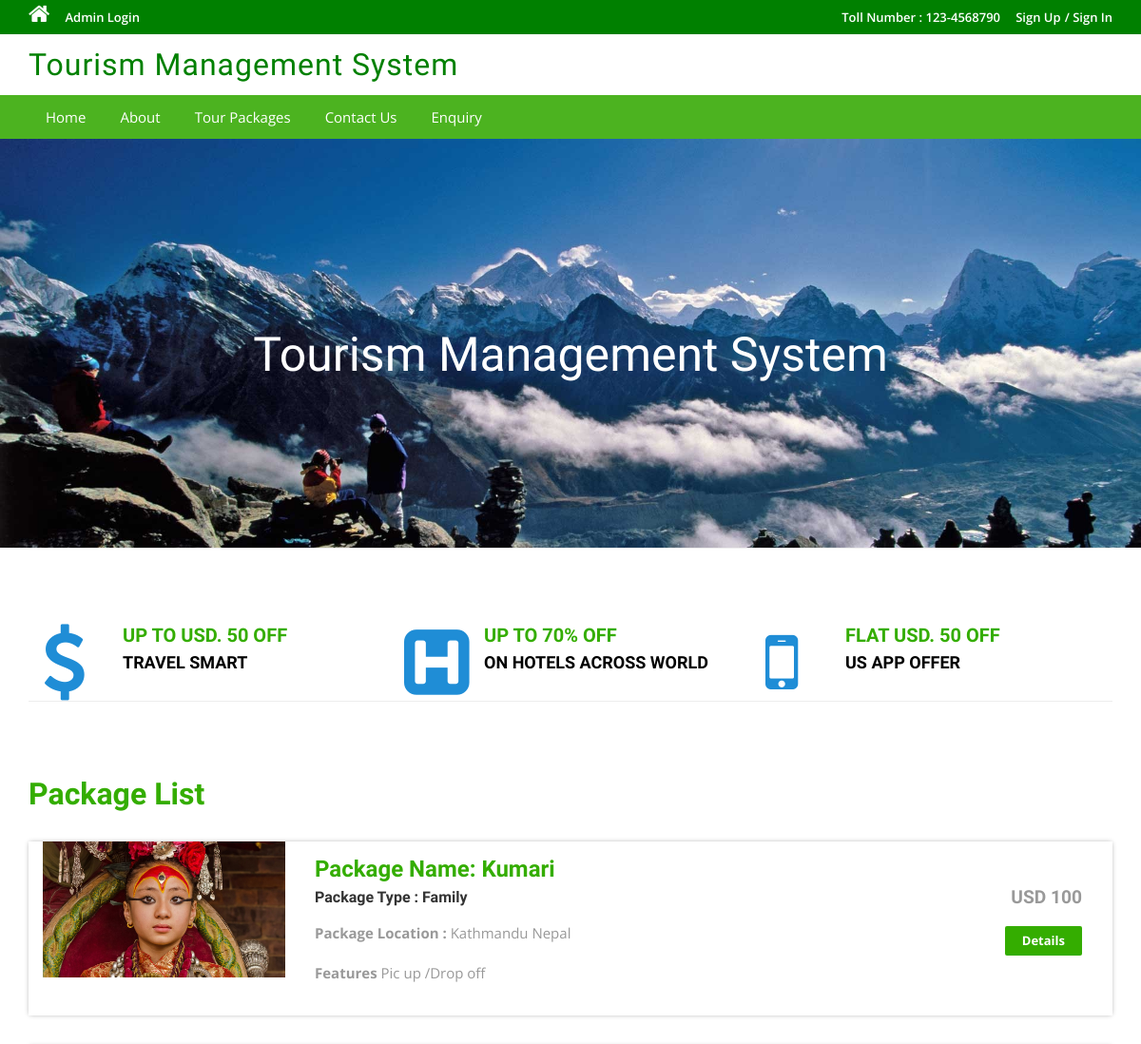
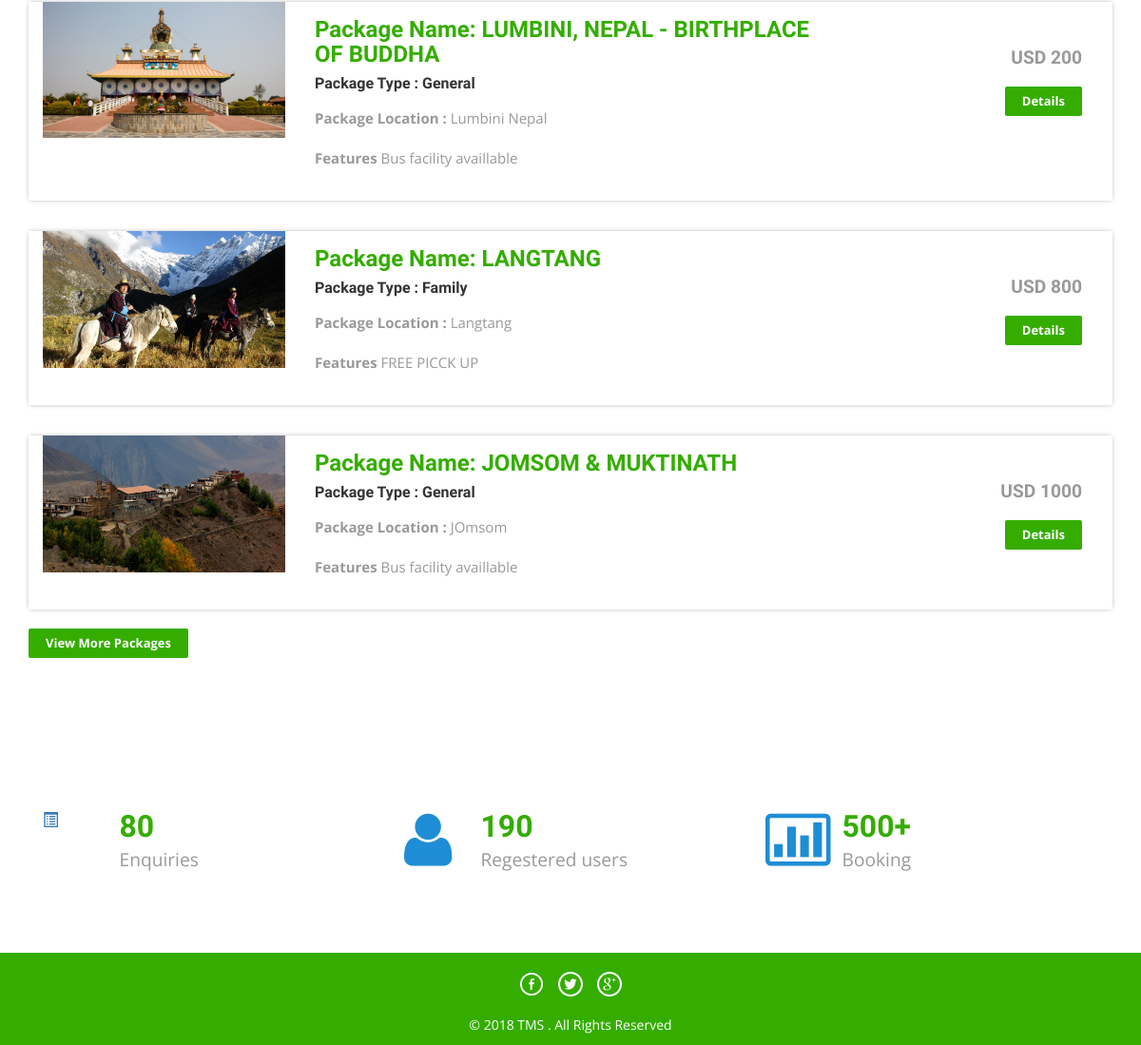
The page / on the database its author committed (2 pictures, top to bottom).
### tables this page shows
CREATE TABLE `tbltourpackages` (
  `PackageId` int(11) NOT NULL,
  `PackageName` varchar(200) NOT NULL,
  `PackageType` varchar(150) NOT NULL,
  `PackageLocation` varchar(100) NOT NULL,
  `PackagePrice` int(11) NOT NULL,
  `PackageFetures` varchar(255) NOT NULL,
  `PackageDetails` mediumtext NOT NULL,
  `PackageImage` varchar(100) NOT NULL,
  `Creationdate` timestamp NOT NULL DEFAULT CURRENT_TIMESTAMP,
  `UpdationDate` timestamp NULL DEFAULT '0000-00-00 00:00:00' ON UPDATE CURRENT_TIMESTAMP
);

### index.php (the view, shortened to what this page needs)
<?php
include('includes/config.php');
?>
<!DOCTYPE HTML>
<html>
<head>
<link href="css/bootstrap.css" rel='stylesheet' type='text/css' />
<link href="css/style.css" rel='stylesheet' type='text/css' />
<link href="css/font-awesome.css" rel="stylesheet">
<link href="css/animate.css" rel="stylesheet" type="text/css" media="all">
</head>
<body>
<?php include('includes/header.php');?>
<div class="banner">
	<div class="container">
		<h1 class="wow zoomIn animated animated" data-wow-delay=".5s" style="visibility: visible; animation-delay: 0.5s; animation-name: zoomIn;"> Tourism Management System</h1>
	</div>
</div>
<div class="container">
	<div class="rupes">
		<div class="col-md-4 rupes-left wow fadeInDown animated animated" data-wow-delay=".5s" style="visibility: visible; animation-delay: 0.5s; animation-name: fadeInDown;">
			<div class="rup-left">
				<a href="#"><i class="fa fa-usd"></i></a>
			</div>
			<div class="rup-rgt">
				<h3>UP TO USD. 50 OFF</h3>
				<h4><a href="#">TRAVEL SMART</a></h4>
			</div>
				<div class="clearfix"></div>
		</div>
		<div class="col-md-4 rupes-left wow fadeInDown animated animated" data-wow-delay=".5s" style="visibility: visible; animation-delay: 0.5s; animation-name: fadeInDown;">
			<div class="rup-left">
				<a href="#"><i class="fa fa-h-square"></i></a>
			</div>
			<div class="rup-rgt">
				<h3>UP TO 70% OFF</h3>
				<h4><a href="#">ON HOTELS ACROSS WORLD</a></h4>
			</div>
				<div class="clearfix"></div>
		</div>
		<div class="col-md-4 rupes-left wow fadeInDown animated animated" data-wow-delay=".5s" style="visibility: visible; animation-delay: 0.5s; animation-name: fadeInDown;">
			<div class="rup-left">
				<a href="offers.html"><i class="fa fa-mobile"></i></a>
			</div>
			<div class="rup-rgt">
				<h3>FLAT USD. 50 OFF</h3>
				<h4><a href="offers.html">US APP OFFER</a></h4>
			</div>
				<div class="clearfix"></div>
		</div>
	</div>
</div>
<div class="container">
	<div class="holiday">
	<h3>Package List</h3>
<?php $sql = "SELECT * from tbltourpackages order by rand() limit 4";
$query = $dbh->prepare($sql);
$query->execute();
$results=$query->fetchAll(PDO::FETCH_OBJ);
if($query->rowCount() > 0)
{
foreach($results as $result)
{	?>
			<div class="rom-btm">
				<div class="col-md-3 room-left wow fadeInLeft animated" data-wow-delay=".5s">
					<img src="admin/pacakgeimages/<?php echo htmlentities($result->PackageImage);?>" class="img-responsive" alt="">
				</div>
				<div class="col-md-6 room-midle wow fadeInUp animated" data-wow-delay=".5s">
					<h4>Package Name: <?php echo htmlentities($result->PackageName);?></h4>
					<h6>Package Type : <?php echo htmlentities($result->PackageType);?></h6>
					<p><b>Package Location :</b> <?php echo htmlentities($result->PackageLocation);?></p>
					<p><b>Features</b> <?php echo htmlentities($result->PackageFetures);?></p>
				</div>
				<div class="col-md-3 room-right wow fadeInRight animated" data-wow-delay=".5s">
					<h5>USD <?php echo htmlentities($result->PackagePrice);?></h5>
					<a href="package-details.php?pkgid=<?php echo htmlentities($result->PackageId);?>" class="view">Details</a>
				</div>
				<div class="clearfix"></div>
			</div>
<?php }} ?>
<div><a href="package-list.php" class="view">View More Packages</a></div>
</div>
	</div>
<div class="routes">
	<div class="container">
		<div class="col-md-4 routes-left wow fadeInRight animated" data-wow-delay=".5s">
			<div class="rou-left">
				<a href="#"><i class="glyphicon glyphicon-list-alt"></i></a>
			</div>
			<div class="rou-rgt wow fadeInDown animated" data-wow-delay=".5s">
				<h3>80</h3>
				<p>Enquiries</p>
			</div>
				<div class="clearfix"></div>
		</div>
		<div class="col-md-4 routes-left">
			<div class="rou-left">
				<a href="#"><i class="fa fa-user"></i></a>
			</div>
			<div class="rou-rgt">
				<h3>190</h3>
				<p>Regestered users</p>
			</div>
				<div class="clearfix"></div>
		</div>
		<div class="col-md-4 routes-left wow fadeInRight animated" data-wow-delay=".5s">
			<div class="rou-left">
				<a href="#"><i class="fa fa-ticket"></i></a>
			</div>
			<div class="rou-rgt">
				<h3>500+</h3>
				<p>Booking</p>
			</div>
				<div class="clearfix"></div>
		</div>
		<div class="clearfix"></div>
	</div>
</div>
<?php include('includes/footer.php');?>
</body>
</html>

### css/style.css (style rules this page uses)
html, body { font-size: 100%; background: #fff; font-family: 'Open Sans', sans-serif; }
body a,.grid_1,plan_1,plan_1.one,plan_1.two,i.icon1, i.icon2, i.icon3, i.icon4, i.icon5, i.icon6 { transition:0.5s all; -webkit-transition:0.5s all; -moz-transition:0.5s all; -o-transition:0.5s all; -ms-transition:0.5s all; }
h1,h2,h3,h4,h5,h6 { margin:0; font-family: 'Roboto Condensed', sans-serif; }
p { margin:0; }
.banner { background: url(../images/3.jpg)no-repeat; background-size: cover; -webkit-background-size: cover; -o-background-size: cover; -ms-background-size: cover; -moz-background-size: cover; min-height: 430px; }
.banner h1 { font-size: 50px; margin-bottom: 40px; padding: 4em 0 0; text-align: center; color: #ffffff; }
.rup-left { float: left; width: 24%; }
.rup-rgt { float: left; width: 76%; }
.rupes { padding: 5em 0; border-top: 1px solid rgba(236, 236, 236, 0.9); border-bottom: 1px solid rgba(236, 236, 236, 0.9); }
i.fa.fa-usd { font-size: 5em; color: #1f8dd6; }
i.fa.fa-h-square { font-size: 5em; color: #1f8dd6; }
i.fa.fa-mobile { font-size:5em; color: #1f8dd6; }
.rupes h3 { font-size: 20px; color: #34ad00; font-weight: 700; }
.rupes h4 { font-size: 18px; margin: 8px 0; font-weight: 700; }
.rupes h4 a { color: #000000; }
.rup-left a { display: inline-block; }
.routes { padding: 5em 0; }
.rou-left { float: left; width: 23%; }
.rou-rgt { float: left; width: 70%; }
i.fa.fa-truck,i.fa.fa-user,i.fa.fa-ticket { font-size: 4em; color:#1f8dd6; }
.routes h3 { font-size: 2em; font-weight: 700; color: #34ad00; }
.routes p { font-size: 1.2em; color: #999; line-height: 1.8em; }
.holiday { padding: 5em 0; }
.holiday h3 { font-size: 2em; font-weight: 700; color: #34ad00; }
.holiday p { font-size: 1.2em; line-height: 1.8em; margin: 1em 0; color: #999; }
a.view { padding: 6px 18px; font-weight: 700; color: #fff; background-color: #34ad00; border: 0; font-size: 13px; border-radius: 2px; -webkit-transition: all .2s; -moz-transition: all .2s; transition: all .2s; margin-top: 20px; display: inline-block; }
.rom-btm { margin-top: 2em; box-shadow: 0px 0px 5px -1px rgba(0, 0, 0, 0.37); }
.rom-btm h4 { font-size: 1.5em; font-weight: 700; color: #34ad00; }
.rom-btm p { font-size: 15px; color: #999; }
.rom-btm h6 { font-size: 1em; font-weight: 700; margin: 0.5em 0; }
.room-right { text-align: right; padding: 3em 2em; }
.room-midle { padding: 1em; }
.rom-btm h5 { font-size: 1.2em; font-weight: 700; color: #999; }
.glyphicon { position: relative; top: 1px; display: inline-block; font-family: 'Glyphicons Halflings'; font-style: normal; font-weight: normal; line-height: 1; -webkit-font-smoothing: antialiased; -moz-osx-font-smoothing: grayscale; }

### rows shown on the page
tbltourpackages: PackageImage (picture), PackageName "Kumari", PackageType "Family", PackageLocation "Kathmandu Nepal", PackageFetures "Pic up /Drop off", PackagePrice "100"
tbltourpackages: PackageImage (picture), PackageName "LUMBINI, NEPAL - BIRTHPLACE OF BUDDHA", PackageType "General", PackageLocation "Lumbini Nepal", PackageFetures "Bus facility availlable", PackagePrice "200"
tbltourpackages: PackageImage (picture), PackageName "LANGTANG", PackageType "Family", PackageLocation "Langtang", PackageFetures "FREE PICCK UP", PackagePrice "800"
tbltourpackages: PackageImage (picture), PackageName "JOMSOM & MUKTINATH", PackageType "General", PackageLocation "JOmsom", PackageFetures "Bus facility availlable", PackagePrice "1000"
